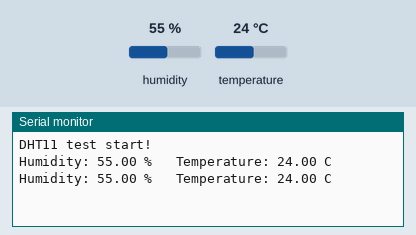
Recording of a sketch running on a simulated Arduino Uno, built with avr-gcc and run on an emulated ATmega328P. Shown: the last lines printed to the serial monitor. The inputs (shaded band) are chosen by the test bench; at power-on: humidity 55 %, temperature 24 °C.

Above: at 4.8 s.
4.9 s: humidity set to 22 %
At 6.8 s:
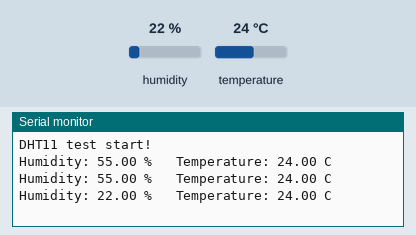
7.9 s: temperature set to 12 °C
At 9.2 s:
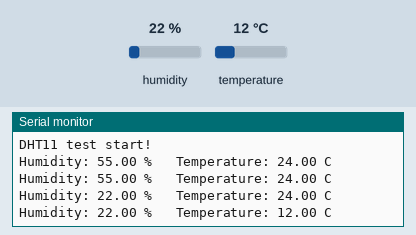
10.9 s: humidity set to 40 %
At 12.9 s:
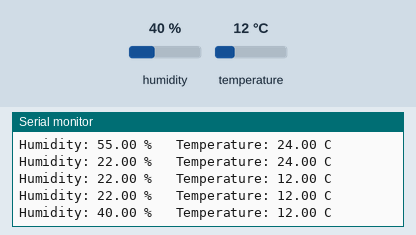
Timing chart, 0 to 14.4 s (numbered marks = the images above; inputs shaded):
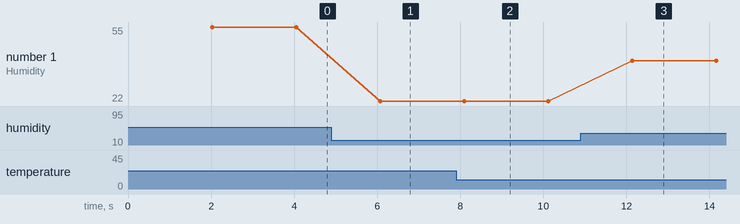

The sketch:

test_DHT11.ino
```cpp
// Test: DHT11 temperature and humidity sensor

#include <DHT.h>
#define DHTPIN 2
#define DHTTYPE DHT11

DHT dht(DHTPIN, DHTTYPE);

void setup() {
  Serial.begin(9600);
  Serial.println("DHT11 test start!");
  dht.begin();
}

void loop() {
  delay(2000);

  float humidity = dht.readHumidity();
  float temperature = dht.readTemperature();


  if (isnan(humidity) || isnan(temperature)) {
    Serial.println("Failed to read from DHT11");
    return;
  }

  Serial.print("Humidity: ");
  Serial.print(humidity);
  Serial.print(" %   Temperature: ");
  Serial.print(temperature);
  Serial.println(" C");
}
```

Measured:
- after the input at 4.9 s, the serial monitor: prints a new line after 1.2 s (image 1)
- after the input at 7.9 s, the serial monitor: prints a new line after 0.20 s (image 2)
- after the input at 10.9 s, the serial monitor: prints a new line after 1.2 s (image 3)
- plotted number 1: 55 → 22 after the input at 4.9 s, 22 → 40 after the input at 10.9 s
